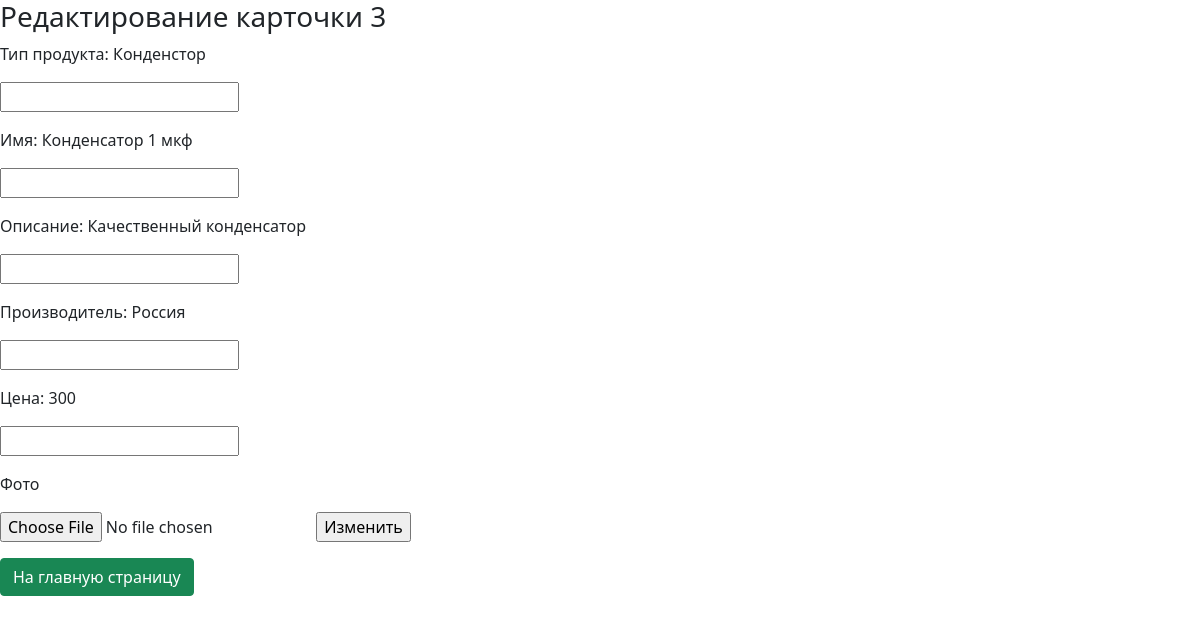
Screenshot of /cards/Edit/3 (signed in) with the database file from the repository.
### models.py (models this page shows)
class Product(db.Model):
   id = db.Column(db.Integer,
                  primary_key=True,
                  autoincrement=True,
                  nullable=False,
                  unique=True)
   p_type = db.Column(db.String(80),
                        unique=False,
                        nullable=False)
   p_name = db.Column(db.String(120),
                     unique=True,
                     nullable=False)
   p_description = db.Column(db.String(80),
                        unique=False,
                        nullable=False)
   p_industry = db.Column(db.String(80),
                        unique=False,
                        nullable=False)
   p_price = db.Column(db.String(80),
                        unique=False,
                        nullable=False)
   p_filename = db.Column(db.String(80),
                        unique=True,
                        nullable=False)
   middle_count = db.Column(db.String(80),
                        unique=False,
                        nullable=False)

### routes.py (the view)
@app.route('/cards/Edit/<int:id>',methods=['GET', 'POST'])
def Edit(id):
    res_f = db.engine.execute(f'SELECT * FROM product WHERE id = {id}')
    for i in res_f:
        l_f = {}
        p = 0
        for a in i:
            l_f[p] = a
            p+=1
    if(session['user_status'] == 'admin'):
        if request.method == 'POST' :
            p_type = request.form.get("product_type")
            p_name = request.form.get("product_name")
            p_description = request.form.get("description")
            p_industry = request.form.get("industry")
            p_price = request.form.get("price")
            f = request.files["file"]
            if p_type != "":
                db.session.execute(f'UPDATE product SET p_type = "{p_type}" WHERE id = {id}')
                db.session.commit()
            if p_name != "":
                db.session.execute(f'UPDATE product SET p_name = "{p_name}" WHERE id = {id}')
                db.session.commit()
            if p_description != "":
                db.session.execute(f'UPDATE product SET p_description = "{p_description}" WHERE id = {id}')
                db.session.commit()
            if p_industry != "":
                 db.session.execute(f'UPDATE product SET p_industry = "{p_industry}" WHERE id = {id}')
                 db.session.commit()
            if p_price != "":
                 db.session.execute(f'UPDATE product SET p_price = "{p_price}" WHERE id = {id}')
                 db.session.commit()
            if f.filename != "":
                db.session.execute(f'UPDATE product SET p_filename = "{f.filename}" WHERE id = {id}')
                db.session.commit()
                os.remove("static/" + l_f[6])
                f.save("static/" + f.filename)
    else:
        return redirect(url_for('login'))
    res = db.engine.execute(f'SELECT * FROM product WHERE id = {id}')
    for i in res:
        l = {}
        p = 0
        for a in i:
            l[p] = a
            p+=1
    return render_template('edit.html', p_id = l[0],p_type = l[1], p_name = l[2],p_description = l[3], p_industry = l[4],p_price =l[5] )

### templates/edit.html (shortened to what this page needs)
<!DOCTYPE html>
<html lang="en">
<head>
   <link href="https://cdn.jsdelivr.net/npm/bootstrap@5.1.0/dist/css/bootstrap.min.css" rel="stylesheet">
</head>
<body>
<h3>Редактирование карточки {{p_id}}</h3>
<form method="post" enctype="multipart/form-data">
    <p>Тип продукта: {{p_type}}<p>
    <input type="text" name="product_type" id="product_type">
    <p>Имя: {{p_name}}<p>
    <input type="text" name="product_name" id="product_name">
    <p>Описание: {{p_description}}<p>
    <input type="text" name="description" id="description">
    <p>Производитель: {{p_industry}}<p>
    <input type="text" name="industry" id="industry" >
    <p>Цена: {{p_price}}<p>
    <input type="text" name="price" id="price">
    <p>Фото<p>
    <input type="file" name="file">
    <input type="submit" value="Изменить">
 </form>
 <button type="button" class="btn btn-success" onclick= " location.href='/' ">На главную страницу </button>
</body>
</html>

### rows the page displays
Product: p_type "Конденстор", p_name "Конденсатор 1 мкф", p_description "Качественный конденсатор", p_industry "Россия", p_price "300"
